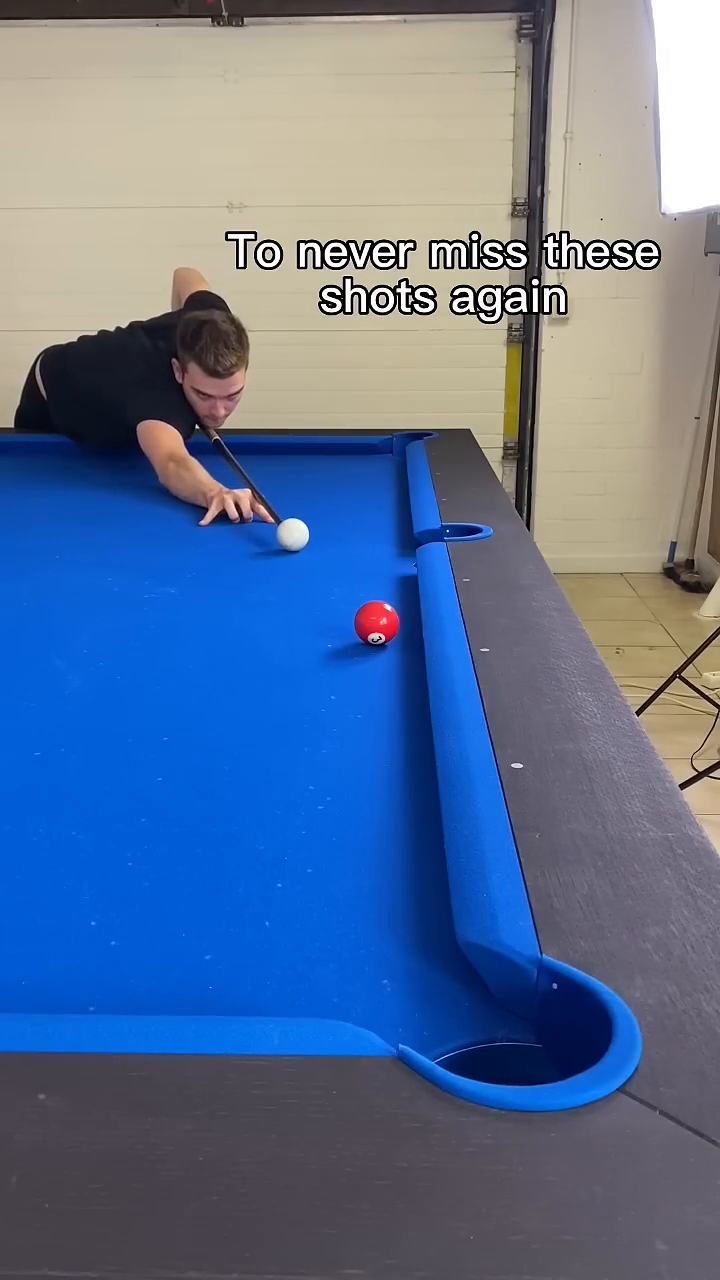
#> input picture frame 50 of data/input_videos/standard_input.mp4, 720 x 1280 px
$ python main.py
#> lines starting #> are read from the running program, lines starting #| are printed output that depends on the picture; after the words box and inside, x2 and y2 are one past the last pixel; in counts of white or black regions, pixels touching at a corner belong together
### modules/ball_detector.py
# modules/ball_detector.py
import cv2
import numpy as np


def detect_balls(frame, table_mask=None):
    """
    Detects balls using color-segmentation (non-felt blobs) + contour
    shape analysis. No dataset/training required.

    Felt color is auto-sampled from the center of the frame each call,
    so this works regardless of table color (green, blue, red, etc.)
    instead of assuming green.

    Also removes duplicate detections where a smaller blob (often a
    glare/highlight spot) sits inside a larger real ball detection.
    """
    if table_mask is not None:
        frame = cv2.bitwise_and(frame, frame, mask=table_mask)

    hsv = cv2.cvtColor(frame, cv2.COLOR_BGR2HSV)
#> hsv: shape (1280, 720, 3); mean H, S, V 81.8, 113.2, 159.9
#> frame is the input picture: shape (1280, 720, 3); mean B, G, R 147.9, 114.6, 93.3

    # --- Auto-detect felt color from a patch near the center of the frame ---
    h, w = hsv.shape[:2]
    cy, cx = h // 2, w // 2
    pad = 25
    sample = hsv[max(0, cy - pad):cy + pad, max(0, cx - pad):cx + pad]
#> sample: shape (50, 50, 3); mean H, S, V 125.8, 216.4, 187.4

    avg_hue = float(np.median(sample[:, :, 0]))
#> avg_hue = 109
    avg_sat = float(np.median(sample[:, :, 1]))
#> avg_sat = 235
    avg_val = float(np.median(sample[:, :, 2]))
#> avg_val = 203

    hue_margin = 15
    lower_hue = avg_hue - hue_margin
#> lower_hue = 94
    upper_hue = avg_hue + hue_margin
#> upper_hue = 124

    sat_floor = max(30, avg_sat - 70)
#> sat_floor = 165
    val_floor = max(20, avg_val - 80)
#> val_floor = 123

    if lower_hue < 0 or upper_hue > 179:
        # Hue wraps around (e.g. red felt near hue 0/179) — combine two masks
        lower1 = np.array([0, sat_floor, val_floor])
        upper1 = np.array([min(179, upper_hue % 180), 255, 255])
        lower2 = np.array([max(0, lower_hue % 180), sat_floor, val_floor])
        upper2 = np.array([179, 255, 255])
        felt_mask = cv2.inRange(hsv, lower1, upper1) | cv2.inRange(hsv, lower2, upper2)
    else:
        lower_felt = np.array([lower_hue, sat_floor, val_floor])
#> lower_felt = [94, 165, 123]
        upper_felt = np.array([upper_hue, 255, 255])
#> upper_felt = [124, 255, 255]
        felt_mask = cv2.inRange(hsv, lower_felt, upper_felt)
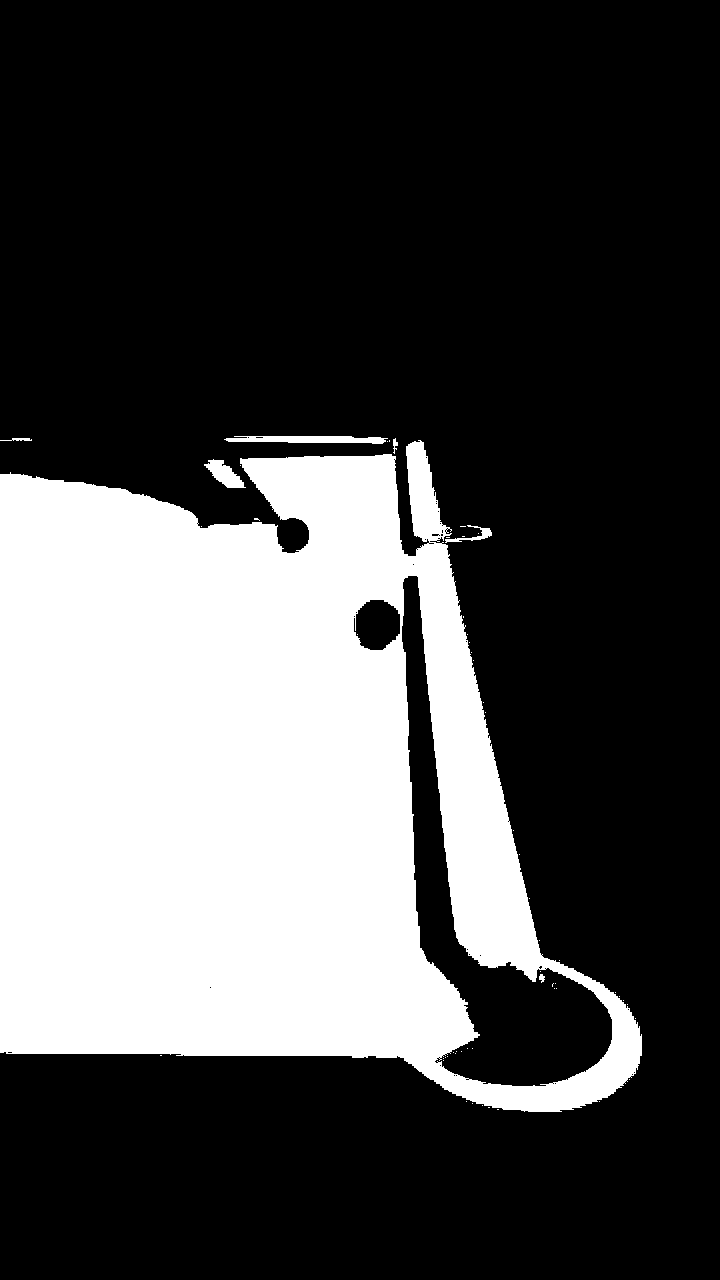
#> felt_mask: shape (1280, 720); 29.7% white; 57 white regions (50 under 20 px), largest, box (x1, y1, x2, y2) and area: (0, 440, 642, 1112) 271798, (224, 436, 388, 444) 977, (204, 459, 246, 488) 600

    non_felt = cv2.bitwise_not(felt_mask)

    kernel = np.ones((3, 3), np.uint8)
    non_felt = cv2.morphologyEx(non_felt, cv2.MORPH_OPEN, kernel, iterations=1)
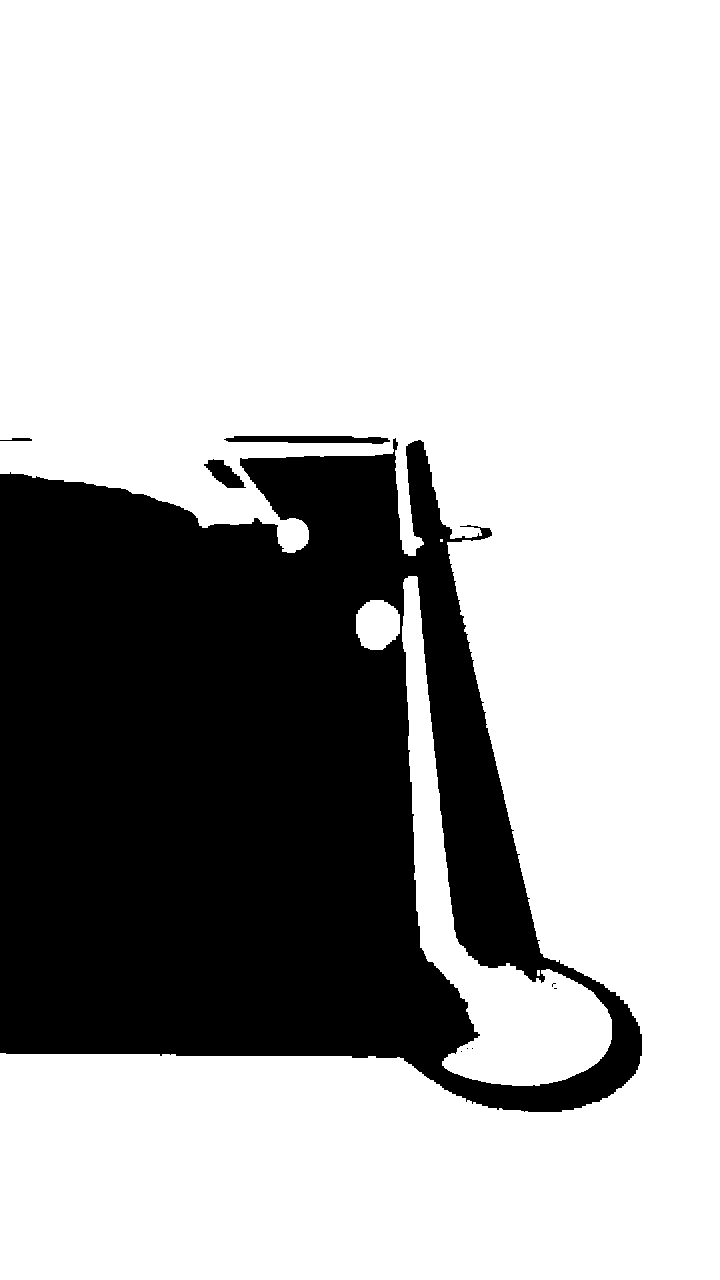
#> non_felt: shape (1280, 720); 70.2% white; 9 black regions (5 under 20 px), largest, box (x1, y1, x2, y2) and area: (0, 438, 642, 1112) 272673, (224, 436, 390, 444) 1010, (204, 459, 246, 488) 608, (0, 438, 32, 441) 70
    non_felt = cv2.morphologyEx(non_felt, cv2.MORPH_CLOSE, kernel, iterations=2)
#> non_felt: shape (1280, 720); 70.3% white; 4 black regions

    contours, _ = cv2.findContours(non_felt, cv2.RETR_EXTERNAL, cv2.CHAIN_APPROX_SIMPLE)
#> contours = 3 contours, 1 with area under 20; largest, box (x1, y1, x2, y2) and area: (0, 0, 720, 1280) 618630, (356, 576, 612, 1086) 27204

    balls = []
    for cnt in contours:
        area = cv2.contourArea(cnt)
        if area < 40 or area > 9000:
            continue

        (x, y), radius = cv2.minEnclosingCircle(cnt)
        if radius < 6 or radius > 75:
            continue

        circle_area = np.pi * (radius ** 2)
        roundness = area / circle_area
        if roundness < 0.55:
            continue

        balls.append({'x': float(x), 'y': float(y), 'radius': float(radius)})
#> this loop made 3 passes
#> area on passes 1, 3: 27204, 618630
#> after the loop, balls = []

    # Remove smaller detections that are mostly inside a bigger one —
    # these are almost always glare/highlight spots on the SAME ball,
    # not a second real ball.
    balls.sort(key=lambda b: b['radius'], reverse=True)
    filtered = []
    for b in balls:
        is_inside_bigger = False
        for kept in filtered:
            dx = b['x'] - kept['x']
            dy = b['y'] - kept['y']
            dist = (dx ** 2 + dy ** 2) ** 0.5
            if dist < kept['radius'] * 0.9:
                is_inside_bigger = True
                break
        if not is_inside_bigger:
            filtered.append(b)
#> this loop made 0 passes
#> after the loop, filtered = []

    return filtered

### modules/ball_tracker.py
# modules/ball_tracker.py
from scipy.spatial.distance import cdist
import numpy as np


class BallTracker:
    def __init__(self, max_match_distance=40, miss_limit=8):
        self.tracked_balls = {}
        self.next_id = 0
        self.max_match_distance = max_match_distance
        self.miss_limit = miss_limit

    def update(self, detections):
        if not self.tracked_balls:
            for d in detections:
                self._add_new_ball(d)
            return self._get_active_balls()

        prev_points = np.array([[b['x'], b['y']] for b in self.tracked_balls.values()])
        prev_ids = list(self.tracked_balls.keys())
        new_points = np.array([[d['x'], d['y']] for d in detections]) if detections else np.empty((0, 2))

        matched_new = set()
        matched_old = set()

        if len(new_points) > 0:
            distances = cdist(prev_points, new_points)
            for i, row in enumerate(distances):
                j = np.argmin(row)
                if row[j] < self.max_match_distance and j not in matched_new:
                    old = self.tracked_balls[prev_ids[i]]
                    new_x, new_y = detections[j]['x'], detections[j]['y']
                    old['vx'] = new_x - old['x']
                    old['vy'] = new_y - old['y']
                    old['x'], old['y'] = new_x, new_y
                    old['radius'] = detections[j].get('radius', old.get('radius', 10))
                    old['misses'] = 0
                    old['age'] = old.get('age', 0) + 1   # NEW: ball survived another frame
                    matched_new.add(j)
                    matched_old.add(prev_ids[i])

        for pid in prev_ids:
            if pid not in matched_old:
                self.tracked_balls[pid]['misses'] = self.tracked_balls[pid].get('misses', 0) + 1

        self.tracked_balls = {
            k: v for k, v in self.tracked_balls.items()
            if v.get('misses', 0) < self.miss_limit
        }

        for j, d in enumerate(detections):
            if j not in matched_new:
                self._add_new_ball(d)

        return self._get_active_balls()

    # [9 lines left out: function _add_new_ball, not called in this run]

    def _get_active_balls(self):
        return self.tracked_balls

### modules/collision_detector.py
# modules/collision_detector.py
import itertools
import math


class CollisionDetector:
    def __init__(self, cooldown_frames=15, threshold_multiplier=1.15, min_age=25):
        self.cooldown_timer = 0
        self.cooldown_frames = cooldown_frames
        self.threshold_multiplier = threshold_multiplier
        self.min_age = min_age   # NEW: ball must exist this many frames before it can collide
        self.score = 0

    def update(self, tracked_balls, frame_index):
        new_collisions = []

        if self.cooldown_timer > 0:
            self.cooldown_timer -= 1
            return new_collisions

        # NEW: only consider balls that have proven themselves real (old enough)
        eligible_ids = [
            bid for bid, b in tracked_balls.items()
            if b.get('age', 0) >= self.min_age
        ]

        for id1, id2 in itertools.combinations(eligible_ids, 2):
            b1, b2 = tracked_balls[id1], tracked_balls[id2]

            dx = b1['x'] - b2['x']
            dy = b1['y'] - b2['y']
            distance = math.sqrt(dx * dx + dy * dy)

            d1 = b1.get('radius', 10) * 2
            d2 = b2.get('radius', 10) * 2
            avg_diameter = (d1 + d2) / 2
            collision_threshold = avg_diameter * self.threshold_multiplier

            if distance < collision_threshold:
                self.score += 1
                self.cooldown_timer = self.cooldown_frames
                new_collisions.append((id1, id2))
                print(f"💥 COLLISION DETECTED | Frame Index: {frame_index} | Current Score: {self.score}")
                break

        return new_collisions

### modules/overlay.py
import cv2

def draw_overlay(frame, tracked_balls, verdict_text=None):
    for ball in tracked_balls.values():
        center = (int(ball['x']), int(ball['y']))
        cv2.circle(frame, center, int(ball.get('radius', 10)), (0, 255, 0), 2)

    if verdict_text:
        cv2.putText(frame, verdict_text, (30, 50),
                    cv2.FONT_HERSHEY_SIMPLEX, 1.2, (0, 0, 255), 3)
    return frame

### modules/frame_extractor.py
import cv2
def extract_frames(video_path):
    """
    Opens the video file and yields one frame at a time.
    'frame' = a single image (numpy array) representing one moment in time.
    """
    cap = cv2.VideoCapture(video_path)          # opens the video file
    fps = cap.get(cv2.CAP_PROP_FPS)              # frames per second of the video

    while cap.isOpened():
        ret, frame = cap.read()                  # ret=False means video ended
        if not ret:
                        break
        yield frame, fps                          # send this frame onward to Module 2

    cap.release()

### modules/shot_detector.py
# modules/shot_detector.py

SPEED_THRESHOLD = 1.5
STOP_FRAMES_REQUIRED = 10


class ShotDetector:
    def __init__(self):
        self.shot_active = False
        self.still_frame_count = 0
        self.cue_ball_id = None

    def update(self, tracked_balls):
        if not tracked_balls:
            return 'IDLE'

        # Identify the cue ball as the largest, most consistently tracked ball
        # (radius tends to be biggest/closest to camera and stays stable)
        if self.cue_ball_id is None or self.cue_ball_id not in tracked_balls:
            self.cue_ball_id = max(tracked_balls, key=lambda k: tracked_balls[k].get('radius', 0))

        cue = tracked_balls.get(self.cue_ball_id)
        if cue is None:
            return 'SHOT_ONGOING' if self.shot_active else 'IDLE'

        speed = (cue['vx']**2 + cue['vy']**2) ** 0.5
        moving = speed > SPEED_THRESHOLD

        if not self.shot_active and moving:
            self.shot_active = True
            self.still_frame_count = 0
            return 'SHOT_STARTED'

        if self.shot_active and not moving:
            self.still_frame_count += 1
            if self.still_frame_count >= STOP_FRAMES_REQUIRED:
                self.shot_active = False
                return 'SHOT_ENDED'
        else:
            self.still_frame_count = 0

        return 'SHOT_ONGOING' if self.shot_active else 'IDLE'

### modules/event_state_machine.py
class ShotResultTracker:
    def __init__(self):
        self.collision_happened_this_shot = False
        self.results_log = []          # stores every shot's final verdict

    def process_frame(self, shot_state, collisions):
        """
        shot_state: 'SHOT_STARTED' / 'SHOT_ONGOING' / 'SHOT_ENDED' / 'IDLE' (from Module 4)
        collisions: list of colliding ball-id pairs this frame (from Module 5)
        """
        if shot_state == 'SHOT_STARTED':
            self.collision_happened_this_shot = False   # reset for the new shot

        if collisions:                                    # any collision marks this shot a hit
            self.collision_happened_this_shot = True

        if shot_state == 'SHOT_ENDED':
            verdict = 'POINT' if self.collision_happened_this_shot else 'NO POINT'
            self.results_log.append(verdict)
            return verdict

        return None   # no verdict yet -- shot still in progress

### main.py
# main.py
from modules.frame_extractor import extract_frames
from modules.ball_detector import detect_balls
from modules.ball_tracker import BallTracker
from modules.shot_detector import ShotDetector
from modules.collision_detector import CollisionDetector
from modules.event_state_machine import ShotResultTracker
from modules.overlay import draw_overlay
import cv2

VIDEO_PATH = 'data/input_videos/standard_input.mp4'

tracker = BallTracker()
shot_detector = ShotDetector()
result_tracker = ShotResultTracker()
collision_detector = CollisionDetector(cooldown_frames=15, threshold_multiplier=1.15, min_age=3)

frame_index = 0
collision_counted_this_shot = False

cv2.namedWindow('Pool Shot Detector', cv2.WINDOW_NORMAL)
cv2.resizeWindow('Pool Shot Detector', 480, 854)

for frame, fps in extract_frames(VIDEO_PATH):
    detections = detect_balls(frame)
#> detections = []
    tracked_balls = tracker.update(detections)
#> tracked_balls = 0 items

    if frame_index < 5:
        debug_positions = {
            k: (round(v['x']), round(v['y']), round(v.get('radius', 0)))
            for k, v in tracked_balls.items()
        }
#> debug_positions = 0 items
        print(f"  >>> Frame {frame_index} tracked_balls: {debug_positions}")
#|   >>> Frame 0 tracked_balls: {}

    shot_state = shot_detector.update(tracked_balls)
#> shot_state = 'IDLE'
    collisions = collision_detector.update(tracked_balls, frame_index)
#> in update, `eligible_ids = [ bid for bid, b in tracked_balls.items() if b.get('age..`: eligible_ids = []
#> after the loop in update, `for id1, id2 in itertools.combinations(eligible_ids, 2):`: self.score = 0
#> collisions = []

    # Reset the "already counted" flag whenever a new shot begins or we're idle
    if shot_state == 'SHOT_STARTED' or shot_state == 'IDLE':
        collision_counted_this_shot = False

    # Only let the FIRST collision of this shot count toward the verdict
    counted_collisions = []
    if len(collisions) > 0 and not collision_counted_this_shot:
        collision_counted_this_shot = True
        counted_collisions = collisions

    verdict = result_tracker.process_frame(shot_state, counted_collisions)

    print(f"Frame {frame_index} | {shot_state} | collisions: {collisions} | counted: {counted_collisions} | balls: {len(tracked_balls)} | score: {collision_detector.score}")
#| Frame 0 | IDLE | collisions: [] | counted: [] | balls: 0 | score: 0

    frame = draw_overlay(frame, tracked_balls, verdict)
    cv2.imshow('Pool Shot Detector', frame)
    if cv2.waitKey(1) & 0xFF == ord('q'):
#> (key q is pressed here)
        break

    frame_index += 1

cv2.destroyAllWindows()
print("Shot-by-shot results:", result_tracker.results_log)
print("Total collisions/score:", collision_detector.score)
#| Total collisions/score: 0
